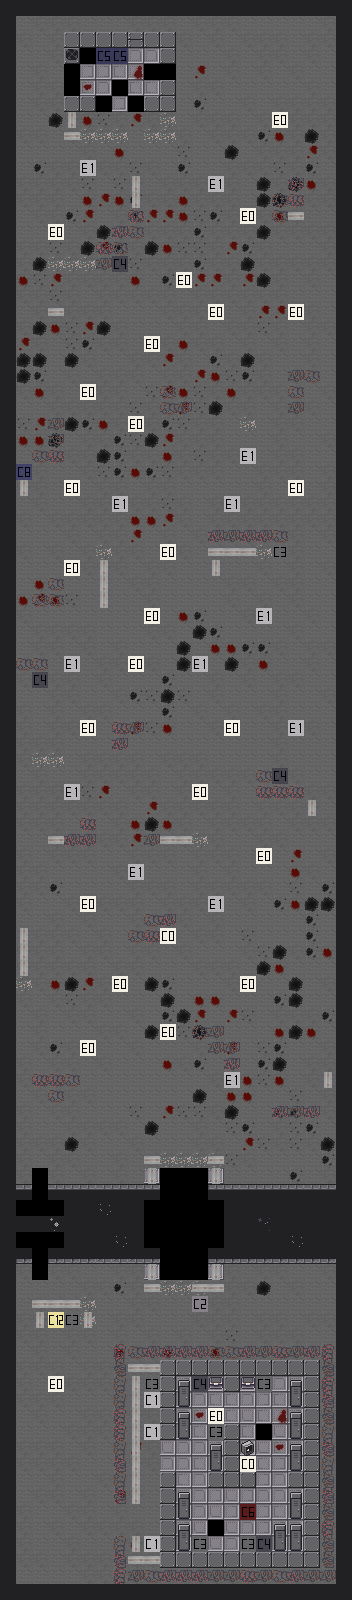

This is a level from a 2D game, rendered from its Tiled map with the project's own tilesets. A one-line summary and the map file follow, with tile-layer data summarised:
An orthogonal 22x100 tile map with 16x16 px tiles, 2 tile layers (background, foreground).

<map version="1.5" tiledversion="2021.03.23" orientation="orthogonal" renderorder="right-down" width="22" height="100" tilewidth="16" tileheight="16" infinite="0" nextlayerid="5" nextobjectid="1">
 <editorsettings>
  <export target="../../../../../../../../Downloads/.csv" format="csv" />
 </editorsettings>
 <tileset firstgid="1" source="Tilesheet.tsx" />
 <layer id="1" name="background" width="22" height="100">
  <data>[2200 cells, 1902 non-empty, 35 distinct tile ids]</data>
 </layer>
 <layer id="2" name="foreground" width="22" height="100">
  <data>[2200 cells, 595 non-empty, 37 distinct tile ids]</data>
 </layer>
</map>